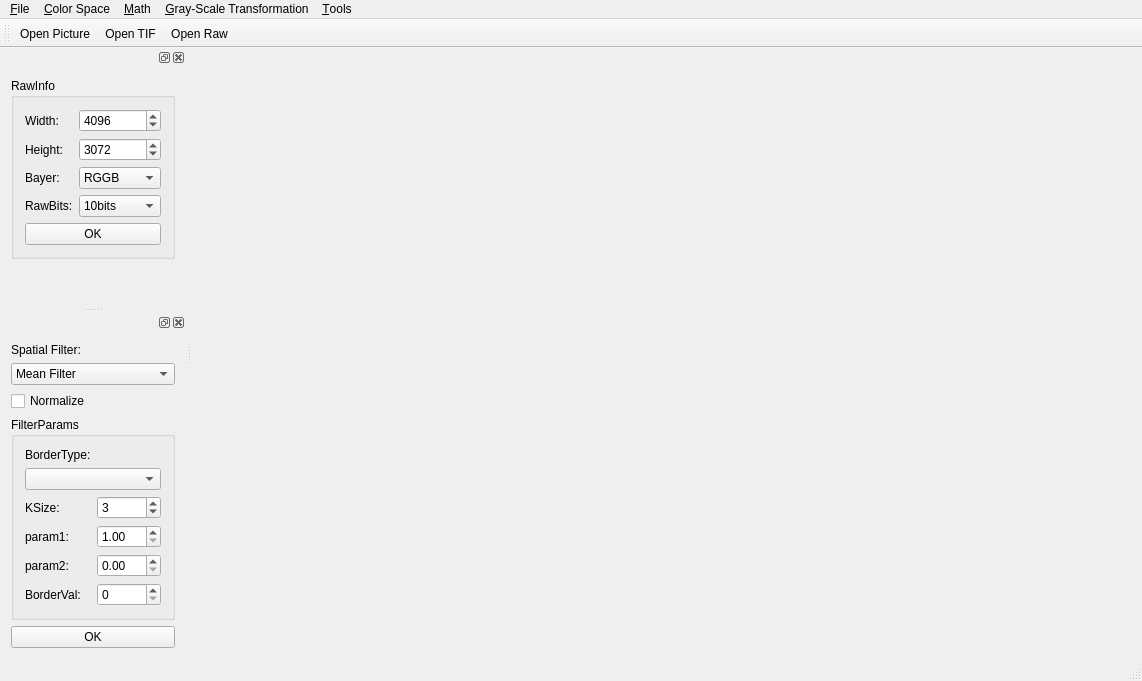
<?xml version="1.0" encoding="UTF-8"?>
<ui version="4.0">
 <class>MainWindow</class>
 <widget class="QMainWindow" name="MainWindow">
  <property name="geometry">
   <rect>
    <x>0</x>
    <y>0</y>
    <width>1142</width>
    <height>681</height>
   </rect>
  </property>
  <property name="windowTitle">
   <string>MainWindow</string>
  </property>
  <widget class="QWidget" name="centralWidget"/>
  <widget class="QMenuBar" name="menuBar">
   <property name="geometry">
    <rect>
     <x>0</x>
     <y>0</y>
     <width>1142</width>
     <height>23</height>
    </rect>
   </property>
   <widget class="QMenu" name="menu_File">
    <property name="title">
     <string>&amp;File</string>
    </property>
    <widget class="QMenu" name="menu_Open_File">
     <property name="title">
      <string>&amp;Open File</string>
     </property>
     <addaction name="action_Open_File"/>
     <addaction name="actionOpen_Raw_File"/>
     <addaction name="actionOpen_TIF"/>
    </widget>
    <addaction name="menu_Open_File"/>
    <addaction name="action_Save_File"/>
   </widget>
   <widget class="QMenu" name="menu_Color_Space">
    <property name="title">
     <string>&amp;Color Space</string>
    </property>
    <addaction name="actionRGB2HSI"/>
    <addaction name="actionRGB2Gray"/>
   </widget>
   <widget class="QMenu" name="menu_Math">
    <property name="title">
     <string>&amp;Math</string>
    </property>
    <addaction name="action_Sum"/>
   </widget>
   <widget class="QMenu" name="menu_Gray_Scale_Transformation">
    <property name="title">
     <string>&amp;Gray-Scale Transformation</string>
    </property>
    <widget class="QMenu" name="menu_Histogram">
     <property name="title">
      <string>&amp;Histogram</string>
     </property>
     <addaction name="action_Normalize"/>
     <addaction name="action_Equalization"/>
     <addaction name="action_Matching"/>
     <addaction name="action_Local"/>
     <addaction name="action_Statistics"/>
    </widget>
    <addaction name="action_Reverse"/>
    <addaction name="action_Log"/>
    <addaction name="action_Power"/>
    <addaction name="action_Bit_layering"/>
    <addaction name="menu_Histogram"/>
   </widget>
   <widget class="QMenu" name="menu_Tools">
    <property name="title">
     <string>&amp;Tools</string>
    </property>
    <addaction name="action_Concentric_Circular_reflector"/>
   </widget>
   <addaction name="menu_File"/>
   <addaction name="menu_Color_Space"/>
   <addaction name="menu_Math"/>
   <addaction name="menu_Gray_Scale_Transformation"/>
   <addaction name="menu_Tools"/>
  </widget>
  <widget class="QToolBar" name="mainToolBar">
   <attribute name="toolBarArea">
    <enum>TopToolBarArea</enum>
   </attribute>
   <attribute name="toolBarBreak">
    <bool>false</bool>
   </attribute>
   <addaction name="action_Open_File"/>
   <addaction name="actionOpen_TIF"/>
   <addaction name="actionOpen_Raw_File"/>
  </widget>
  <widget class="QStatusBar" name="statusBar"/>
  <widget class="QDockWidget" name="dockWidget_ImageInfo">
   <property name="minimumSize">
    <size>
     <width>154</width>
     <height>205</height>
    </size>
   </property>
   <property name="floating">
    <bool>false</bool>
   </property>
   <attribute name="dockWidgetArea">
    <number>1</number>
   </attribute>
   <widget class="QWidget" name="dockWidgetContents">
    <layout class="QVBoxLayout" name="verticalLayout">
     <item>
      <widget class="QGroupBox" name="groupBox_RawInfo">
       <property name="title">
        <string>RawInfo</string>
       </property>
       <layout class="QFormLayout" name="formLayout">
        <item row="0" column="0">
         <widget class="QLabel" name="label">
          <property name="text">
           <string>Width:</string>
          </property>
         </widget>
        </item>
        <item row="0" column="1">
         <widget class="QSpinBox" name="spinBox_RawWidth">
          <property name="maximum">
           <number>65535</number>
          </property>
          <property name="value">
           <number>4096</number>
          </property>
         </widget>
        </item>
        <item row="1" column="0">
         <widget class="QLabel" name="label_2">
          <property name="text">
           <string>Height:</string>
          </property>
         </widget>
        </item>
        <item row="1" column="1">
         <widget class="QSpinBox" name="spinBox_RawHeight">
          <property name="maximum">
           <number>65535</number>
          </property>
          <property name="value">
           <number>3072</number>
          </property>
         </widget>
        </item>
        <item row="2" column="0">
         <widget class="QLabel" name="label_3">
          <property name="text">
           <string>Bayer:</string>
          </property>
         </widget>
        </item>
        <item row="2" column="1">
         <widget class="QComboBox" name="comboBox_RawBayer">
          <item>
           <property name="text">
            <string>RGGB</string>
           </property>
          </item>
          <item>
           <property name="text">
            <string>GRBG</string>
           </property>
          </item>
          <item>
           <property name="text">
            <string>GBRG</string>
           </property>
          </item>
          <item>
           <property name="text">
            <string>BGGR</string>
           </property>
          </item>
         </widget>
        </item>
        <item row="3" column="0">
         <widget class="QLabel" name="label_4">
          <property name="text">
           <string>RawBits:</string>
          </property>
         </widget>
        </item>
        <item row="3" column="1">
         <widget class="QComboBox" name="comboBox_RawBits">
          <property name="currentIndex">
           <number>1</number>
          </property>
          <item>
           <property name="text">
            <string>8bits</string>
           </property>
          </item>
          <item>
           <property name="text">
            <string>10bits</string>
           </property>
          </item>
          <item>
           <property name="text">
            <string>12bits</string>
           </property>
          </item>
          <item>
           <property name="text">
            <string>16bits</string>
           </property>
          </item>
         </widget>
        </item>
        <item row="4" column="0" colspan="2">
         <widget class="QPushButton" name="pushButton_OK">
          <property name="text">
           <string>OK</string>
          </property>
         </widget>
        </item>
       </layout>
      </widget>
     </item>
     <item>
      <spacer name="verticalSpacer">
       <property name="orientation">
        <enum>Qt::Vertical</enum>
       </property>
       <property name="sizeHint" stdset="0">
        <size>
         <width>20</width>
         <height>427</height>
        </size>
       </property>
      </spacer>
     </item>
    </layout>
   </widget>
  </widget>
  <widget class="QDockWidget" name="dockWidget_SpatialFilter">
   <property name="minimumSize">
    <size>
     <width>174</width>
     <height>321</height>
    </size>
   </property>
   <attribute name="dockWidgetArea">
    <number>1</number>
   </attribute>
   <widget class="QWidget" name="dockWidgetContents_2">
    <layout class="QVBoxLayout" name="verticalLayout_2">
     <item>
      <widget class="QLabel" name="label_9">
       <property name="text">
        <string>Spatial Filter:</string>
       </property>
      </widget>
     </item>
     <item>
      <widget class="QComboBox" name="comboBox_SpatialFilterTypes">
       <item>
        <property name="text">
         <string>Mean Filter</string>
        </property>
       </item>
       <item>
        <property name="text">
         <string>Box Filter</string>
        </property>
       </item>
       <item>
        <property name="text">
         <string>Median Filter</string>
        </property>
       </item>
       <item>
        <property name="text">
         <string>Gaussian Filter</string>
        </property>
       </item>
       <item>
        <property name="text">
         <string>Bilateral Filter</string>
        </property>
       </item>
       <item>
        <property name="text">
         <string>Laplace</string>
        </property>
       </item>
       <item>
        <property name="text">
         <string>8Laplace</string>
        </property>
       </item>
       <item>
        <property name="text">
         <string>HighLift</string>
        </property>
       </item>
       <item>
        <property name="text">
         <string>Sobel</string>
        </property>
       </item>
      </widget>
     </item>
     <item>
      <widget class="QCheckBox" name="checkBox_SpatialFilterNormalize">
       <property name="text">
        <string>Normalize</string>
       </property>
      </widget>
     </item>
     <item>
      <widget class="QGroupBox" name="groupBox_FilterParams">
       <property name="title">
        <string>FilterParams</string>
       </property>
       <layout class="QFormLayout" name="formLayout_2">
        <item row="0" column="0">
         <widget class="QLabel" name="label_8">
          <property name="text">
           <string>BorderType:</string>
          </property>
         </widget>
        </item>
        <item row="2" column="0">
         <widget class="QLabel" name="label_5">
          <property name="text">
           <string>KSize:</string>
          </property>
         </widget>
        </item>
        <item row="2" column="1">
         <widget class="QSpinBox" name="spinBox_FilterKSize">
          <property name="keyboardTracking">
           <bool>false</bool>
          </property>
          <property name="minimum">
           <number>1</number>
          </property>
          <property name="maximum">
           <number>255</number>
          </property>
          <property name="singleStep">
           <number>2</number>
          </property>
          <property name="value">
           <number>3</number>
          </property>
         </widget>
        </item>
        <item row="3" column="0">
         <widget class="QLabel" name="label_param1">
          <property name="text">
           <string>param1:</string>
          </property>
         </widget>
        </item>
        <item row="4" column="0">
         <widget class="QLabel" name="label_param2">
          <property name="text">
           <string>param2:</string>
          </property>
         </widget>
        </item>
        <item row="1" column="0" colspan="2">
         <widget class="QComboBox" name="comboBox_FilterBorderType"/>
        </item>
        <item row="5" column="0">
         <widget class="QLabel" name="label_BorderValue">
          <property name="text">
           <string>BorderVal:</string>
          </property>
         </widget>
        </item>
        <item row="4" column="1">
         <widget class="QDoubleSpinBox" name="doubleSpinBox_FilterDelta">
          <property name="keyboardTracking">
           <bool>false</bool>
          </property>
          <property name="maximum">
           <double>255.000000000000000</double>
          </property>
          <property name="singleStep">
           <double>0.500000000000000</double>
          </property>
         </widget>
        </item>
        <item row="3" column="1">
         <widget class="QDoubleSpinBox" name="doubleSpinBox_FilterScale">
          <property name="keyboardTracking">
           <bool>false</bool>
          </property>
          <property name="minimum">
           <double>1.000000000000000</double>
          </property>
          <property name="maximum">
           <double>255.000000000000000</double>
          </property>
          <property name="singleStep">
           <double>0.500000000000000</double>
          </property>
         </widget>
        </item>
        <item row="5" column="1">
         <widget class="QSpinBox" name="spinBox_BorderValue">
          <property name="keyboardTracking">
           <bool>false</bool>
          </property>
          <property name="maximum">
           <number>255</number>
          </property>
         </widget>
        </item>
       </layout>
      </widget>
     </item>
     <item>
      <widget class="QPushButton" name="pushButton_SpatialFilterOk">
       <property name="text">
        <string>OK</string>
       </property>
      </widget>
     </item>
     <item>
      <spacer name="verticalSpacer_2">
       <property name="orientation">
        <enum>Qt::Vertical</enum>
       </property>
       <property name="sizeHint" stdset="0">
        <size>
         <width>20</width>
         <height>27</height>
        </size>
       </property>
      </spacer>
     </item>
    </layout>
   </widget>
  </widget>
  <action name="action_Open_File">
   <property name="text">
    <string>&amp;Open Picture</string>
   </property>
  </action>
  <action name="actionLSC">
   <property name="text">
    <string>LSC</string>
   </property>
  </action>
  <action name="actionOpen_Raw_File">
   <property name="text">
    <string>Open Raw</string>
   </property>
  </action>
  <action name="actionRGB2HSI">
   <property name="text">
    <string>RGB-&gt;HSI</string>
   </property>
  </action>
  <action name="actionRGB2Gray">
   <property name="text">
    <string>RGB-&gt;&amp;Gray</string>
   </property>
  </action>
  <action name="action_Sum">
   <property name="text">
    <string>&amp;Sum</string>
   </property>
  </action>
  <action name="action_Reverse">
   <property name="text">
    <string>&amp;Reverse</string>
   </property>
   <property name="toolTip">
    <string>增强图像暗色区域中的白色或灰色细节</string>
   </property>
  </action>
  <action name="action_Log">
   <property name="text">
    <string>&amp;Log</string>
   </property>
  </action>
  <action name="action_Power">
   <property name="icon">
    <iconset theme="γ&lt;1减小对比度；γ&gt;1，压缩灰度级">
     <normaloff>.</normaloff>.</iconset>
   </property>
   <property name="text">
    <string>&amp;Power</string>
   </property>
  </action>
  <action name="action_Bit_layering">
   <property name="text">
    <string>&amp;Bit Layering</string>
   </property>
  </action>
  <action name="action_Normalize">
   <property name="text">
    <string>&amp;Normalize</string>
   </property>
  </action>
  <action name="action_Save_File">
   <property name="text">
    <string>&amp;Save File</string>
   </property>
  </action>
  <action name="action_Equalization">
   <property name="text">
    <string>&amp;Equalization</string>
   </property>
  </action>
  <action name="action_Matching">
   <property name="text">
    <string>&amp;Matching</string>
   </property>
  </action>
  <action name="action_Local">
   <property name="text">
    <string>&amp;Local</string>
   </property>
  </action>
  <action name="actionOpen_TIF">
   <property name="text">
    <string>Open &amp;TIF</string>
   </property>
  </action>
  <action name="action_Statistics">
   <property name="text">
    <string>&amp;Statistics</string>
   </property>
  </action>
  <action name="action_Concentric_Circular_reflector">
   <property name="text">
    <string>&amp;Concentric Circular reflector</string>
   </property>
  </action>
 </widget>
 <layoutdefault spacing="6" margin="11"/>
 <resources/>
 <connections/>
</ui>
